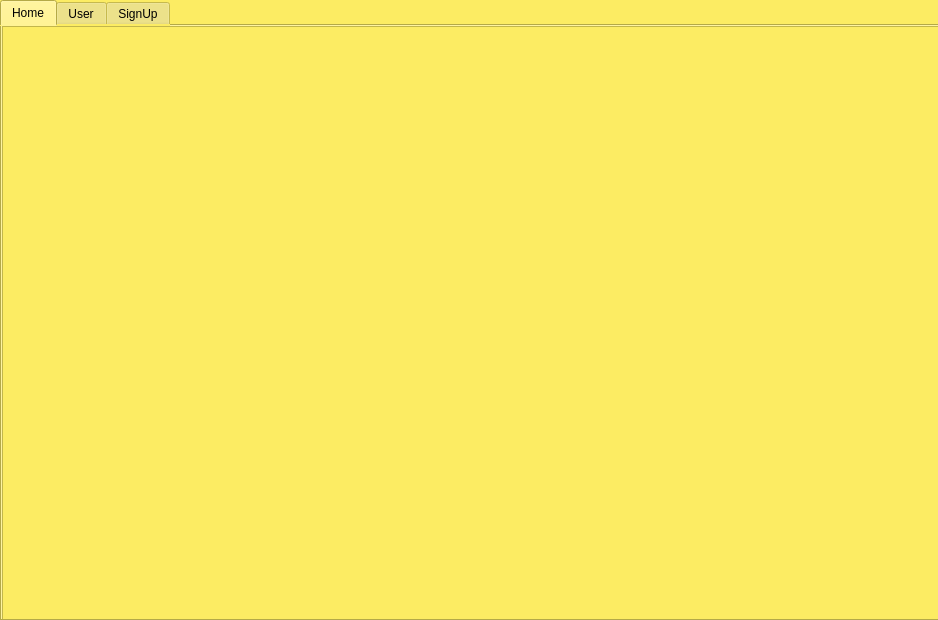
<?xml version="1.0" encoding="UTF-8"?>
<ui version="4.0">
 <class>Dialog</class>
 <widget class="QDialog" name="Dialog">
  <property name="geometry">
   <rect>
    <x>0</x>
    <y>0</y>
    <width>938</width>
    <height>620</height>
   </rect>
  </property>
  <property name="windowTitle">
   <string>Dialog</string>
  </property>
  <property name="styleSheet">
   <string notr="true">background-color: rgb(252, 236, 99);</string>
  </property>
  <widget class="QTabWidget" name="tabWidget">
   <property name="geometry">
    <rect>
     <x>0</x>
     <y>0</y>
     <width>941</width>
     <height>621</height>
    </rect>
   </property>
   <property name="currentIndex">
    <number>0</number>
   </property>
   <widget class="QWidget" name="tab">
    <attribute name="title">
     <string>Home</string>
    </attribute>
    <widget class="QTableView" name="tableView">
     <property name="geometry">
      <rect>
       <x>0</x>
       <y>0</y>
       <width>941</width>
       <height>601</height>
      </rect>
     </property>
     <property name="styleSheet">
      <string notr="true">background-image: url(:/newPrefix/C:/Users/SJ/Desktop/stock-market.jpg);</string>
     </property>
    </widget>
   </widget>
   <widget class="QWidget" name="tab_2">
    <attribute name="title">
     <string>User</string>
    </attribute>
    <widget class="QLineEdit" name="uid">
     <property name="geometry">
      <rect>
       <x>310</x>
       <y>240</y>
       <width>370</width>
       <height>50</height>
      </rect>
     </property>
     <property name="styleSheet">
      <string notr="true">font: 14pt &quot;Levenim MT&quot;;
color: rgb(58, 58, 58);
border-color: rgb(48, 48, 48);
</string>
     </property>
     <property name="text">
      <string/>
     </property>
     <property name="placeholderText">
      <string>Enter Email ID</string>
     </property>
    </widget>
    <widget class="QLineEdit" name="upwd">
     <property name="geometry">
      <rect>
       <x>310</x>
       <y>300</y>
       <width>370</width>
       <height>50</height>
      </rect>
     </property>
     <property name="styleSheet">
      <string notr="true">font: 14pt &quot;Levenim MT&quot;;
color: rgb(58, 58, 58);
border-color: rgb(48, 48, 48);
selection-background-color: rgb(66, 66, 66);
border-right-color: rgb(106, 106, 106);
gridline-color: rgb(86, 86, 86);</string>
     </property>
     <property name="text">
      <string/>
     </property>
     <property name="echoMode">
      <enum>QLineEdit::Password</enum>
     </property>
     <property name="placeholderText">
      <string>Enter Password</string>
     </property>
    </widget>
    <widget class="QPushButton" name="ulogin">
     <property name="geometry">
      <rect>
       <x>310</x>
       <y>370</y>
       <width>190</width>
       <height>40</height>
      </rect>
     </property>
     <property name="styleSheet">
      <string notr="true">font: 14pt &quot;Levenim MT&quot;;
color: rgb(58, 58, 58);
border-color: rgb(48, 48, 48);
selection-background-color: rgb(66, 66, 66);
border-right-color: rgb(106, 106, 106);
gridline-color: rgb(86, 86, 86);</string>
     </property>
     <property name="text">
      <string>Login</string>
     </property>
    </widget>
    <widget class="QLabel" name="label_3">
     <property name="geometry">
      <rect>
       <x>70</x>
       <y>130</y>
       <width>441</width>
       <height>81</height>
      </rect>
     </property>
     <property name="styleSheet">
      <string notr="true">font: 14pt &quot;Levenim MT&quot;;
color: rgb(255, 251, 248);</string>
     </property>
     <property name="text">
      <string>&lt;html&gt;&lt;head/&gt;&lt;body&gt;&lt;p&gt;&lt;span style=&quot; font-size:18pt; font-weight:600; color:#0d0d0d;&quot;&gt;User Login&lt;/span&gt;&lt;/p&gt;&lt;/body&gt;&lt;/html&gt;</string>
     </property>
    </widget>
    <widget class="QLabel" name="label">
     <property name="geometry">
      <rect>
       <x>60</x>
       <y>20</y>
       <width>821</width>
       <height>91</height>
      </rect>
     </property>
     <property name="styleSheet">
      <string notr="true">color: rgb(109, 109, 109);
font: 20pt &quot;Gungsuh&quot;;</string>
     </property>
     <property name="text">
      <string>&lt;html&gt;&lt;head/&gt;&lt;body&gt;&lt;p align=&quot;center&quot;&gt;TextLabel&lt;/p&gt;&lt;/body&gt;&lt;/html&gt;</string>
     </property>
    </widget>
   </widget>
   <widget class="QWidget" name="tab_3">
    <attribute name="title">
     <string>SignUp</string>
    </attribute>
    <widget class="QLineEdit" name="rph">
     <property name="geometry">
      <rect>
       <x>320</x>
       <y>290</y>
       <width>360</width>
       <height>40</height>
      </rect>
     </property>
     <property name="styleSheet">
      <string notr="true">font: 14pt &quot;Levenim MT&quot;;
color: rgb(58, 58, 58);
border-color: rgb(48, 48, 48);
</string>
     </property>
     <property name="text">
      <string/>
     </property>
     <property name="placeholderText">
      <string>Enter Contact</string>
     </property>
    </widget>
    <widget class="QLineEdit" name="remail">
     <property name="geometry">
      <rect>
       <x>320</x>
       <y>340</y>
       <width>360</width>
       <height>40</height>
      </rect>
     </property>
     <property name="styleSheet">
      <string notr="true">font: 14pt &quot;Levenim MT&quot;;
color: rgb(58, 58, 58);
border-color: rgb(48, 48, 48);
</string>
     </property>
     <property name="text">
      <string/>
     </property>
     <property name="placeholderText">
      <string>Enter Email ID</string>
     </property>
    </widget>
    <widget class="QLineEdit" name="rpwd">
     <property name="geometry">
      <rect>
       <x>320</x>
       <y>390</y>
       <width>360</width>
       <height>40</height>
      </rect>
     </property>
     <property name="styleSheet">
      <string notr="true">font: 14pt &quot;Levenim MT&quot;;
color: rgb(58, 58, 58);
border-color: rgb(48, 48, 48);
</string>
     </property>
     <property name="text">
      <string/>
     </property>
     <property name="echoMode">
      <enum>QLineEdit::Password</enum>
     </property>
     <property name="placeholderText">
      <string>Enter Password</string>
     </property>
    </widget>
    <widget class="QLineEdit" name="rname">
     <property name="geometry">
      <rect>
       <x>320</x>
       <y>240</y>
       <width>360</width>
       <height>40</height>
      </rect>
     </property>
     <property name="styleSheet">
      <string notr="true">font: 14pt &quot;Levenim MT&quot;;
color: rgb(58, 58, 58);
border-color: rgb(48, 48, 48);
</string>
     </property>
     <property name="text">
      <string/>
     </property>
     <property name="placeholderText">
      <string>Enter Name</string>
     </property>
    </widget>
    <widget class="QPushButton" name="ulogin_2">
     <property name="geometry">
      <rect>
       <x>320</x>
       <y>440</y>
       <width>150</width>
       <height>40</height>
      </rect>
     </property>
     <property name="styleSheet">
      <string notr="true">font: 14pt &quot;Levenim MT&quot;;
color: rgb(58, 58, 58);
border-color: rgb(48, 48, 48);
</string>
     </property>
     <property name="text">
      <string>Register</string>
     </property>
    </widget>
    <widget class="QLabel" name="label_2">
     <property name="geometry">
      <rect>
       <x>60</x>
       <y>20</y>
       <width>821</width>
       <height>91</height>
      </rect>
     </property>
     <property name="styleSheet">
      <string notr="true">color: rgb(109, 109, 109);
font: 20pt &quot;Gungsuh&quot;;</string>
     </property>
     <property name="text">
      <string>&lt;html&gt;&lt;head/&gt;&lt;body&gt;&lt;p align=&quot;center&quot;&gt;TextLabel&lt;/p&gt;&lt;/body&gt;&lt;/html&gt;</string>
     </property>
    </widget>
    <widget class="QLabel" name="label_4">
     <property name="geometry">
      <rect>
       <x>70</x>
       <y>130</y>
       <width>441</width>
       <height>81</height>
      </rect>
     </property>
     <property name="styleSheet">
      <string notr="true">font: 14pt &quot;Levenim MT&quot;;
color: rgb(255, 251, 248);</string>
     </property>
     <property name="text">
      <string>&lt;html&gt;&lt;head/&gt;&lt;body&gt;&lt;p&gt;&lt;span style=&quot; font-size:18pt; font-weight:600; color:#0d0d0d;&quot;&gt;User Register Here&lt;/span&gt;&lt;/p&gt;&lt;/body&gt;&lt;/html&gt;</string>
     </property>
    </widget>
   </widget>
  </widget>
 </widget>
 <resources>
  <include location="../../img.qrc"/>
 </resources>
 <connections/>
</ui>
